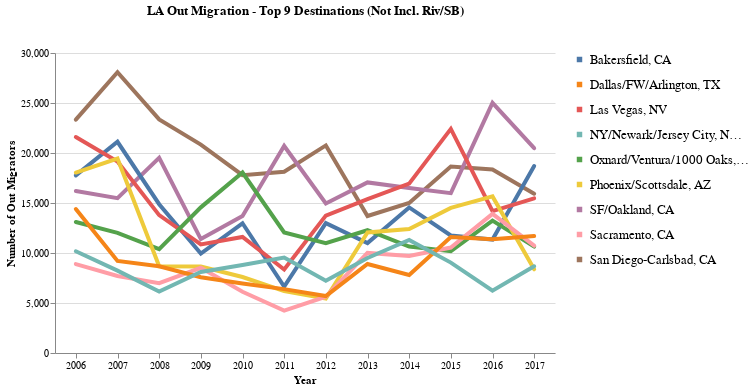

The code cell stored with this chart in its notebook:
### Code cell
#Plotting via Altair
title=alt.TitleParams(text='LA Out Migration - Top 9 Destinations (Not Incl. Riv/SB)', offset=30, anchor='middle')

no_rv_sb = alt.Chart(destination_no_riv_sb).configure_axis(labelAngle=0).mark_line(strokeWidth=4, strokeCap='round').encode(
    x=alt.X('Year:O', 
            title='Year', 
            axis=alt.Axis(grid=False)), 
    y=alt.Y('Count', 
            title='Number of Out Migrators'), 
    color=alt.Color('Destination', 
                    title=None
)).properties(width=500, 
              title=title,
              background='white'
).configure_legend(labelFontSize=13, 
                   symbolStrokeWidth=5.5, 
                   symbolSize=30
).configure_view(strokeWidth=0)

no_rv_sb

### Figure 1 — Vega-Lite specification as saved in the notebook (floating-point values rounded to 4 significant figures)
{"$schema": "https://vega.github.io/schema/vega-lite/v2.6.0.json", "background": "white", "config": {"axis": {"labelAngle": 0}, "legend": {"labelFontSize": 13, "symbolSize": 30, "symbolStrokeWidth": 5.5}, "view": {"height": 300, "strokeWidth": 0, "width": 400}}, "data": {"name": "data-67b082ebfa87e27d567d33163a045c63"}, "datasets": {"data-67b082ebfa87e27d567d33163a045c63": [{"Count": 23336, "Destination": "San Diego-Carlsbad, CA", "Year": 2006}, {"Count": 16198, "Destination": "SF/Oakland, CA", "Year": 2006}, {"Count": 17762, "Destination": "Bakersfield, CA", "Year": 2006}, {"Count": 21592, "Destination": "Las Vegas, NV", "Year": 2006}, {"Count": 13103, "Destination": "Oxnard/Ventura/1000 Oaks, CA", "Year": 2006}, {"Count": 18045, "Destination": "Phoenix/Scottsdale, AZ", "Year": 2006}, {"Count": 8889, "Destination": "Sacramento, CA", "Year": 2006}, {"Count": 14400, "Destination": "Dallas/FW/Arlington, TX", "Year": 2006}, {"Count": 10175, "Destination": "NY/Newark/Jersey City, NY-NJ-PA", "Year": 2006}, {"Count": 28083, "Destination": "San Diego-Carlsbad, CA", "Year": 2007}, {"Count": 15486, "Destination": "SF/Oakland, CA", "Year": 2007}, {"Count": 21120, "Destination": "Bakersfield, CA", "Year": 2007}, {"Count": 19144, "Destination": "Las Vegas, NV", "Year": 2007}, {"Count": 12012, "Destination": "Oxnard/Ventura/1000 Oaks, CA", "Year": 2007}, {"Count": 19440, "Destination": "Phoenix/Scottsdale, AZ", "Year": 2007}, {"Count": 7703, "Destination": "Sacramento, CA", "Year": 2007}, {"Count": 9209, "Destination": "Dallas/FW/Arlington, TX", "Year": 2007}, {"Count": 8239, "Destination": "NY/Newark/Jersey City, NY-NJ-PA", "Year": 2007}, {"Count": 23360, "Destination": "San Diego-Carlsbad, CA", "Year": 2008}, {"Count": 19510, "Destination": "SF/Oakland, CA", "Year": 2008}, {"Count": 14879, "Destination": "Bakersfield, CA", "Year": 2008}, {"Count": 13785, "Destination": "Las Vegas, NV", "Year": 2008}, {"Count": 10390, "Destination": "Oxnard/Ventura/1000 Oaks, CA", "Year": 2008}, {"Count": 8682, "Destination": "Phoenix/Scottsdale, AZ", "Year": 2008}, {"Count": 6980, "Destination": "Sacramento, CA", "Year": 2008}, {"Count": 8666, "Destination": "Dallas/FW/Arlington, TX", "Year": 2008}, {"Count": 6154, "Destination": "NY/Newark/Jersey City, NY-NJ-PA", "Year": 2008}, {"Count": 20837, "Destination": "San Diego-Carlsbad, CA", "Year": 2009}, {"Count": 11388, "Destination": "SF/Oakland, CA", "Year": 2009}, {"Count": 9937, "Destination": "Bakersfield, CA", "Year": 2009}, {"Count": 10854, "Destination": "Las Vegas, NV", "Year": 2009}, {"Count": 14566, "Destination": "Oxnard/Ventura/1000 Oaks, CA", "Year": 2009}, {"Count": 8655, "Destination": "Phoenix/Scottsdale, AZ", "Year": 2009}, {"Count": 8524, "Destination": "Sacramento, CA", "Year": 2009}, {"Count": 7583, "Destination": "Dallas/FW/Arlington, TX", "Year": 2009}, {"Count": 8109, "Destination": "NY/Newark/Jersey City, NY-NJ-PA", "Year": 2009}, {"Count": 17786, "Destination": "San Diego-Carlsbad, CA", "Year": 2010}, {"Count": 13699, "Destination": "SF/Oakland, CA", "Year": 2010}, {"Count": 12974, "Destination": "Bakersfield, CA", "Year": 2010}, {"Count": 11601, "Destination": "Las Vegas, NV", "Year": 2010}, {"Count": 18044, "Destination": "Oxnard/Ventura/1000 Oaks, CA", "Year": 2010}, {"Count": 7600, "Destination": "Phoenix/Scottsdale, AZ", "Year": 2010}, {"Count": 6124, "Destination": "Sacramento, CA", "Year": 2010}, {"Count": 6954, "Destination": "Dallas/FW/Arlington, TX", "Year": 2010}, {"Count": 8792, "Destination": "NY/Newark/Jersey City, NY-NJ-PA", "Year": 2010}, {"Count": 18122, "Destination": "San Diego-Carlsbad, CA", "Year": 2011}, {"Count": 20700, "Destination": "SF/Oakland, CA", "Year": 2011}, {"Count": 6643, "Destination": "Bakersfield, CA", "Year": 2011}, {"Count": 8345, "Destination": "Las Vegas, NV", "Year": 2011}, {"Count": 12051, "Destination": "Oxnard/Ventura/1000 Oaks, CA", "Year": 2011}, {"Count": 6193, "Destination": "Phoenix/Scottsdale, AZ", "Year": 2011}, {"Count": 4237, "Destination": "Sacramento, CA", "Year": 2011}, {"Count": 6388, "Destination": "Dallas/FW/Arlington, TX", "Year": 2011}, {"Count": 9551, "Destination": "NY/Newark/Jersey City, NY-NJ-PA", "Year": 2011}, {"Count": 20758, "Destination": "San Diego-Carlsbad, CA", "Year": 2012}, {"Count": 14947, "Destination": "SF/Oakland, CA", "Year": 2012}, {"Count": 12984, "Destination": "Bakersfield, CA", "Year": 2012}, {"Count": 13741, "Destination": "Las Vegas, NV", "Year": 2012}, {"Count": 10974, "Destination": "Oxnard/Ventura/1000 Oaks, CA", "Year": 2012}, {"Count": 5439, "Destination": "Phoenix/Scottsdale, AZ", "Year": 2012}, {"Count": 5629, "Destination": "Sacramento, CA", "Year": 2012}, {"Count": 5697, "Destination": "Dallas/FW/Arlington, TX", "Year": 2012}, {"Count": 7218, "Destination": "NY/Newark/Jersey City, NY-NJ-PA", "Year": 2012}, {"Count": 13698, "Destination": "San Diego-Carlsbad, CA", "Year": 2013}, {"Count": 17056, "Destination": "SF/Oakland, CA", "Year": 2013}, {"Count": 10996, "Destination": "Bakersfield, CA", "Year": 2013}, {"Count": 15397, "Destination": "Las Vegas, NV", "Year": 2013}, {"Count": 12278, "Destination": "Oxnard/Ventura/1000 Oaks, CA", "Year": 2013}, {"Count": 12050, "Destination": "Phoenix/Scottsdale, AZ", "Year": 2013}, {"Count": 10010, "Destination": "Sacramento, CA", "Year": 2013}, {"Count": 8900, "Destination": "Dallas/FW/Arlington, TX", "Year": 2013}, {"Count": 9498, "Destination": "NY/Newark/Jersey City, NY-NJ-PA", "Year": 2013}, {"Count": 15001, "Destination": "San Diego-Carlsbad, CA", "Year": 2014}, {"Count": 16490, "Destination": "SF/Oakland, CA", "Year": 2014}, {"Count": 14556, "Destination": "Bakersfield, CA", "Year": 2014}, {"Count": 16933, "Destination": "Las Vegas, NV", "Year": 2014}, {"Count": 10644, "Destination": "Oxnard/Ventura/1000 Oaks, CA", "Year": 2014}, {"Count": 12408, "Destination": "Phoenix/Scottsdale, AZ", "Year": 2014}, {"Count": 9705, "Destination": "Sacramento, CA", "Year": 2014}, {"Count": 7799, "Destination": "Dallas/FW/Arlington, TX", "Year": 2014}, {"Count": 11297, "Destination": "NY/Newark/Jersey City, NY-NJ-PA", "Year": 2014}, {"Count": 18649, "Destination": "San Diego-Carlsbad, CA", "Year": 2015}, {"Count": 15981, "Destination": "SF/Oakland, CA", "Year": 2015}, {"Count": 11751, "Destination": "Bakersfield, CA", "Year": 2015}, {"Count": 22412, "Destination": "Las Vegas, NV", "Year": 2015}, {"Count": 10182, "Destination": "Oxnard/Ventura/1000 Oaks, CA", "Year": 2015}, {"Count": 14515, "Destination": "Phoenix/Scottsdale, AZ", "Year": 2015}, {"Count": 10545, "Destination": "Sacramento, CA", "Year": 2015}, {"Count": 11603, "Destination": "Dallas/FW/Arlington, TX", "Year": 2015}, {"Count": 9040, "Destination": "NY/Newark/Jersey City, NY-NJ-PA", "Year": 2015}, {"Count": 18359, "Destination": "San Diego-Carlsbad, CA", "Year": 2016}, {"Count": 25010, "Destination": "SF/Oakland, CA", "Year": 2016}, {"Count": 11343, "Destination": "Bakersfield, CA", "Year": 2016}, {"Count": 14183, "Destination": "Las Vegas, NV", "Year": 2016}, {"Count": 13243, "Destination": "Oxnard/Ventura/1000 Oaks, CA", "Year": 2016}, {"Count": 15661, "Destination": "Phoenix/Scottsdale, AZ", "Year": 2016}, {"Count": 13912, "Destination": "Sacramento, CA", "Year": 2016}, {"Count": 11372, "Destination": "Dallas/FW/Arlington, TX", "Year": 2016}, {"Count": 6228, "Destination": "NY/Newark/Jersey City, NY-NJ-PA", "Year": 2016}, {"Count": 15926, "Destination": "San Diego-Carlsbad, CA", "Year": 2017}, {"Count": 20480, "Destination": "SF/Oakland, CA", "Year": 2017}, {"Count": 18696, "Destination": "Bakersfield, CA", "Year": 2017}, {"Count": 15465, "Destination": "Las Vegas, NV", "Year": 2017}, {"Count": 10639, "Destination": "Oxnard/Ventura/1000 Oaks, CA", "Year": 2017}, {"Count": 8368, "Destination": "Phoenix/Scottsdale, AZ", "Year": 2017}, {"Count": 10730, "Destination": "Sacramento, CA", "Year": 2017}, {"Count": 11695, "Destination": "Dallas/FW/Arlington, TX", "Year": 2017}, {"Count": 8674, "Destination": "NY/Newark/Jersey City, NY-NJ-PA", "Year": 2017}]}, "encoding": {"color": {"field": "Destination", "title": null, "type": "nominal"}, "x": {"axis": {"grid": false}, "field": "Year", "title": "Year", "type": "ordinal"}, "y": {"field": "Count", "title": "Number of Out Migrators", "type": "quantitative"}}, "mark": {"strokeCap": "round", "strokeWidth": 4, "type": "line"}, "title": {"anchor": "middle", "offset": 30, "text": "LA Out Migration - Top 9 Destinations (Not Incl. Riv/SB)"}, "width": 500}
